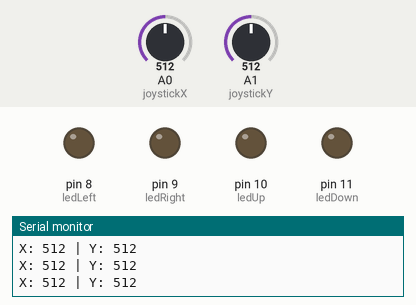
Simulated run of this sketch. Board: Arduino Uno, built with avr-gcc and run on an emulated ATmega328P. Shown: output pins drawn as LEDs (lit = HIGH), the last lines printed to the serial monitor. Inputs (shaded band) come from the test bench; at power-on: A0 (joystickX) = 512, A1 (joystickY) = 512.

Above: at 1.2 s.
1.3 s: A0 (joystickX) set to 591
2.8 s: A0 (joystickX) set to 610
At 3.6 s:
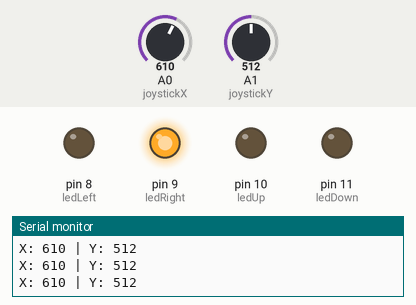
4.3 s: A1 (joystickY) set to 582
5.8 s: A1 (joystickY) set to 616
At 6.6 s:
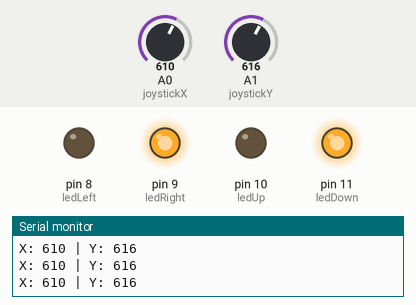
7.3 s: A0 (joystickX) set to 590
At 8.1 s:
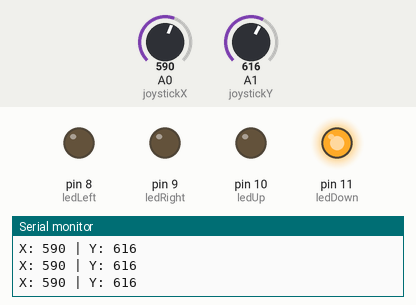
8.8 s: A1 (joystickY) set to 390
At 9.6 s:
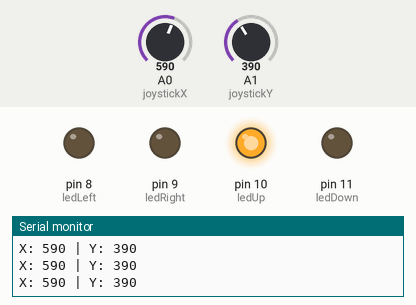
Timing chart, 0 to 11.3 s (numbered marks = the images above; inputs shaded):
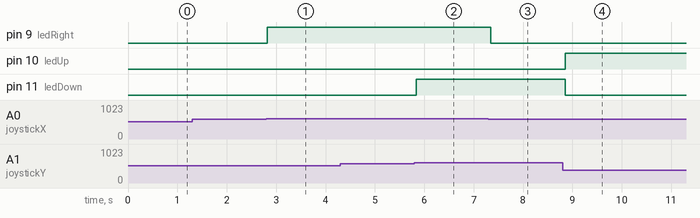

Measured:
- the behaviour switches between 600 and 601 on A0 (joystickX) (found by bisection; images 0 and 1)
- the behaviour switches between 600 and 601 on A1 (joystickY) (found by bisection; images 1 and 2)
- after the input at 2.8 s, pin 9 (ledRight): LOW → HIGH at once
- after the input at 5.8 s, pin 11 (ledDown): LOW → HIGH at once
- after the input at 7.3 s, pin 9 (ledRight): HIGH → LOW after 0.05 s
- after the input at 8.8 s, pin 10 (ledUp): LOW → HIGH after 0.06 s; pin 11 (ledDown): HIGH → LOW after 0.06 s

The sketch:

euglena.ino
```cpp
// Joystick Pins
int joystickX = A0;  // X-axis (left-right)
int joystickY = A1;  // Y-axis (up-down)

// LED Pins
int ledLeft = 8;
int ledRight = 9;
int ledUp = 10;
int ledDown = 11;

// Variables to store joystick values
int xValue, yValue;

void setup() {
  // Initialize the LED pins as outputs
  pinMode(ledLeft, OUTPUT);
  pinMode(ledRight, OUTPUT);
  pinMode(ledUp, OUTPUT);
  pinMode(ledDown, OUTPUT);

  // Start serial communication (for debugging)
  Serial.begin(9600);
}

void loop() {
  // Read the values from the joystick
  xValue = analogRead(joystickX);
  yValue = analogRead(joystickY);

  // Debugging: Print joystick values to Serial Monitor
  Serial.print("X: ");
  Serial.print(xValue);
  Serial.print(" | Y: ");
  Serial.println(yValue);

  // Control LEDs based on joystick position

  // Left and Right Control (X-axis)
  if (xValue < 400) {
    // Move left: Light up left LED
    digitalWrite(ledLeft, HIGH);
    digitalWrite(ledRight, LOW);
  }
  else if (xValue > 600) {
    // Move right: Light up right LED
    digitalWrite(ledRight, HIGH);
    digitalWrite(ledLeft, LOW);
  }
  else {
    // No horizontal movement
    digitalWrite(ledLeft, LOW);
    digitalWrite(ledRight, LOW);
  }

  // Up and Down Control (Y-axis)
  if (yValue < 400) {
    // Move up: Light up up LED
    digitalWrite(ledUp, HIGH);
    digitalWrite(ledDown, LOW);
  }
  else if (yValue > 600) {
    // Move down: Light up down LED
    digitalWrite(ledDown, HIGH);
    digitalWrite(ledUp, LOW);
  }
  else {
    // No vertical movement
    digitalWrite(ledUp, LOW);
    digitalWrite(ledDown, LOW);
  }

  delay(100);  // Small delay to avoid flickering
}
```
